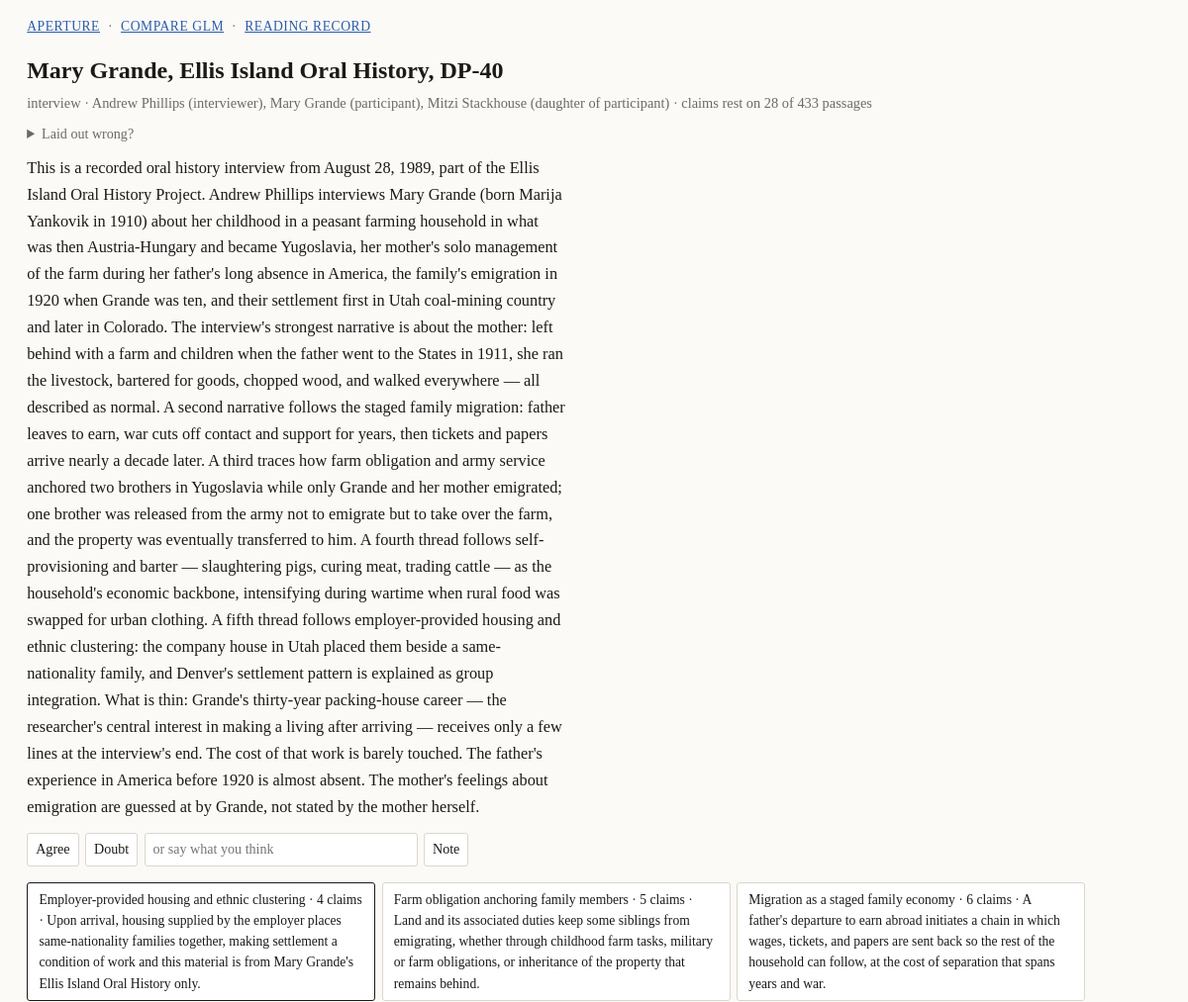
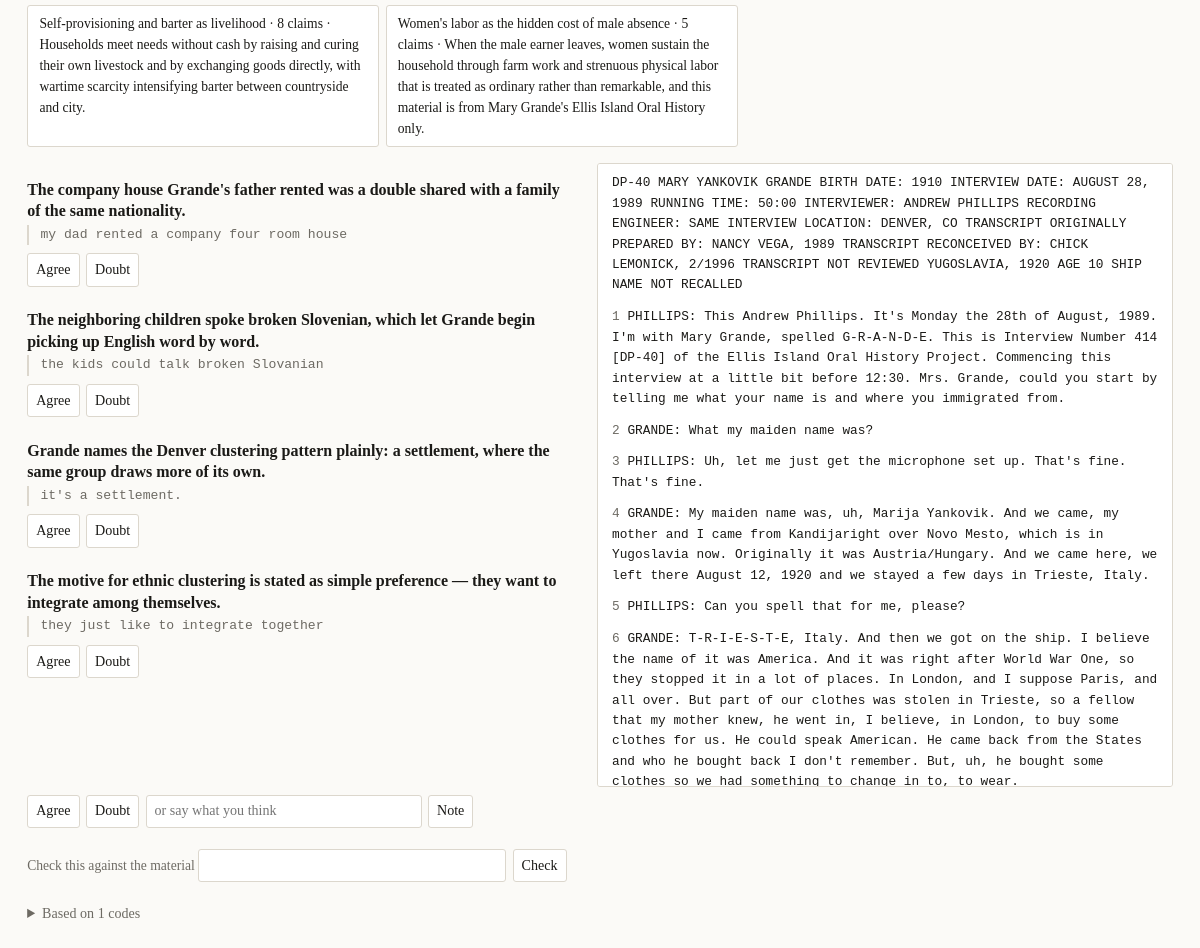
Page /p/p19076886a4/m/m69e0431111?thread=ta26961fbb9 on the committed database (2 pictures, top to bottom).
### tables this page shows
CREATE TABLE project (
    id TEXT PRIMARY KEY, name TEXT NOT NULL, focus TEXT DEFAULT '',
    brief TEXT DEFAULT '', created_at TEXT NOT NULL);

CREATE TABLE material (
    id TEXT PRIMARY KEY, project_id TEXT NOT NULL, name TEXT NOT NULL, text TEXT NOT NULL,
    kind TEXT DEFAULT '', display TEXT DEFAULT 'plain', title TEXT DEFAULT '',
    state TEXT NOT NULL DEFAULT 'added', created_at TEXT NOT NULL);

CREATE TABLE person (
    material_id TEXT NOT NULL, name TEXT NOT NULL, aliases TEXT DEFAULT '',
    role TEXT DEFAULT '', PRIMARY KEY (material_id, name));

CREATE TABLE summary (
    id TEXT PRIMARY KEY, scope TEXT NOT NULL, ref_id TEXT NOT NULL, stage TEXT NOT NULL,
    text TEXT NOT NULL, run_id TEXT, status TEXT NOT NULL DEFAULT 'live');

CREATE TABLE theme (
    id TEXT PRIMARY KEY, project_id TEXT NOT NULL, name TEXT NOT NULL, gist TEXT DEFAULT '',
    status TEXT NOT NULL DEFAULT 'live', merged_into TEXT);

CREATE TABLE moment (
    id TEXT PRIMARY KEY, material_id TEXT NOT NULL, theme_id TEXT NOT NULL, sid TEXT NOT NULL,
    position INTEGER NOT NULL, claim TEXT NOT NULL, anchor TEXT NOT NULL,
    run_id TEXT, status TEXT NOT NULL DEFAULT 'live');

CREATE TABLE sentence (
    material_id TEXT NOT NULL, idx INTEGER NOT NULL, sid TEXT NOT NULL,
    turn_idx INTEGER, speaker TEXT DEFAULT '', text TEXT NOT NULL,
    PRIMARY KEY (material_id, sid));

### app/pages.py (the view)
@router.get("/p/{pid}/m/{mid}", response_class=HTMLResponse)
def material(pid: str, mid: str, thread: str | None = None) -> str:
    return _render("material.html", context.material_page(connection(), pid, mid, thread))

### app/templates/material.html (shortened to what this page needs)
{% extends "base.html" %}
{% block main %}
<h1 class="material">{{ (material.title or material.name) | txt }}</h1>
<p class="meta">
  {{ material.kind or 'material' }}
  {% if people %}·
    {% for p in people %}<span class="material">{{ p.name | txt }}</span>{% if p.role %} <span class="dim">({{ p.role }})</span>{% endif %}{% if not loop.last %}, {% endif %}{% endfor %}
  {% endif %}
  · {{ derivation }}
</p>
<details class="reframe">
  <summary>Laid out wrong?</summary>
</details>
{% if summary %}
<div class="summary">{{ summary_html }}</div>
<form method="post" action="/p/{{ project.id }}/react" class="row">
  <button name="kind" value="agree">Agree</button>
  <button name="kind" value="doubt">Doubt</button>
  <input name="text" size="30" placeholder="or say what you think">
  <button name="kind" value="note">Note</button>
</form>
{% endif %}
{% if cards %}
<nav class="stack">
{% for c in cards %}
  <a class="gist card{% if selected and c.id == selected.id %} on{% endif %}"
     href="/p/{{ project.id }}/m/{{ material.id }}?thread={{ c.id }}">{{ c.name | txt }}
     · {{ c.moments | length }} claims · {{ c.gist | txt }}</a>
{% endfor %}
</nav>
{% else %}
<p class="dim">Nothing read here yet.</p>
{% endif %}
{% if selected %}
<div class="cols">
  <section class="side">
    <ol class="claims">
    {% for x in selected.moments %}
      <li>
        <p class="claim">{{ x.claim | txt }}</p>
        <blockquote class="quote"><a href="#{{ x.sid }}">{{ x.anchor | txt }}</a></blockquote>
        <form method="post" action="/p/{{ project.id }}/react" class="row">
          <button name="kind" value="agree">Agree</button>
          <button name="kind" value="doubt">Doubt</button>
        </form>
      </li>
    {% endfor %}
    </ol>
  </section>
  <section class="side text">
  {% for b in blocks %}
    <pre class="material">{% if b.n %}<b>{{ b.n }}</b> {% endif %}{{ b.html }}</pre>
  {% endfor %}
  </section>
</div>
<form method="post" action="/p/{{ project.id }}/react" class="row">
  <button name="kind" value="agree">Agree</button>
  <button name="kind" value="doubt">Doubt</button>
  <input name="text" size="30" placeholder="or say what you think">
  <button name="kind" value="note">Note</button>
</form>
<form method="post" action="/p/{{ project.id }}/check" class="row">
  <label>Check this against the material <input name="question" size="34"></label>
  <button>Check</button>
</form>
<details>
  <summary>Based on {{ selected.codes | length }} codes</summary>
</details>
{% endif %}
{% endblock %}

### app/templates/base.html (shortened to what this page needs)
<!doctype html>
<html lang="en">
<link rel="stylesheet" href="/static/aperture.css">
<body>
<header class="top">
  <a href="/">{{ app_name }}</a>
  {% if project %}
  · <a href="/p/{{ project.id }}">{{ project.name | txt }}</a>
  · <a href="/p/{{ project.id }}/export.md">Reading record</a>
  {% endif %}
</header>
<main>
{% block main %}{% endblock %}
</main>
</body>
</html>

### app/static/aperture.css (style rules this page uses)
:root { color-scheme: light dark; --bg: #fbfaf7; --ink: #1b1a17; --dim: #6d6a63; --line: #dcd7cd; --card: #ffffff; --mark: #f6e6a8; --tint: #cfe6fb; --link: #2a5cab; }
* { box-sizing: border-box }
body { margin: 0; background: var(--bg); color: var(--ink); font: 16px/1.55 Charter, Georgia, "Iowan Old Style", serif; }
main, .top, .run { max-width: 74rem; margin: 0 auto; padding: 0 1.2rem }
.top { display: flex; gap: .5rem; align-items: baseline; padding-top: 1rem; color: var(--dim); font-size: .85rem; letter-spacing: .04em; text-transform: uppercase }
main { padding-bottom: 5rem }
a { color: var(--link) }
h1 { font-size: 1.5rem; margin: 1rem 0 .2rem }
.dim { color: var(--dim) }
.meta { color: var(--dim); font-size: .9rem; margin: .2rem 0 .6rem }
ul, ol { padding-left: 1.2rem }
.mats, .claims, .stack { list-style: none; padding: 0 }
.summary { max-width: 42rem }
.gist { font-weight: normal }
.claim { margin: 0 0 .2rem; font-weight: 600; line-height: 1.35 }
.claims > li { margin: 0 0 1.4rem }
.quote { margin: 0 0 .3rem; padding-left: .7rem; border-left: 2px solid var(--line) }
.quote, .quote a { font-family: ui-monospace, "SF Mono", Menlo, Consolas, monospace; font-size: .82rem; color: var(--dim); text-decoration: none }
.text { background: var(--card); border: 1px solid var(--line); border-radius: 3px; padding: .6rem .9rem; max-height: 78vh; overflow-y: auto }
pre.material { font-family: ui-monospace, "SF Mono", Menlo, Consolas, monospace; font-size: .8rem; line-height: 1.6; white-space: pre-wrap; margin: 0 0 .7rem }
pre.material b { color: var(--dim); font-weight: normal }
.stack { display: flex; flex-wrap: wrap; gap: .4rem; margin: 0 0 1rem }
.card { display: block; padding: .4rem .7rem; border: 1px solid var(--line); border-radius: 3px; background: var(--card); color: inherit; text-decoration: none; font-size: .85rem; max-width: 22rem }
.card.on { border-color: var(--ink) }
.cols { display: flex; gap: 1.5rem; align-items: flex-start }
.side { flex: 1 1 0; min-width: 0 }
form { margin: .5rem 0 1rem }
form.row { display: flex; flex-wrap: wrap; gap: .4rem; align-items: center }
label { display: block; margin: .3rem 0; color: var(--dim); font-size: .85rem }
input, textarea, button { font: inherit; font-size: .88rem; color: inherit; background: var(--card); border: 1px solid var(--line); border-radius: 3px; padding: .3rem .5rem }
button { cursor: pointer }
details { margin: .6rem 0; font-size: .88rem }
summary { cursor: pointer; color: var(--dim) }
.summary { max-width: 34rem; font-size: 1.02rem; line-height: 1.65; }
.summary p { margin: 0 0 .8em; }

### rows in the picture
project: name|txt "COMPARE GLM"
material: title "Mary Grande, Ellis Island Oral History, DP-40", kind "interview"
person: name|txt "Andrew Phillips", role "interviewer"
person: name|txt "Mary Grande", role "participant"
person: name|txt "Mitzi Stackhouse", role "daughter of participant"
summary: text "This is a recorded oral history interview from August 28, 1989, part of the Ellis Island Oral History Project. Andrew Phillips interviews Mary Grande (born Marija Yankovik in 1910) about her childhood in a peasant farming household in what was then Austria-Hungary and became Yugoslavia, her mother's solo management of the farm during her father's long absence in America, the family's emigration in 1920 when Grande was ten, and their settlement first in Utah coal-mining country and later in Colorado. The interview's strongest narrative is about the mother: left behind with a farm and children when the father went to the States in 1911, she ran the livestock, bartered for goods, chopped wood,…"
theme: name|txt "Employer-provided housing and ethnic clustering", moments|length "4", gist|txt "Upon arrival, housing supplied by the employer places same-nationality families together, making settlement a condition of work and this material is from Mary Grande's Ellis Island Oral History only."
theme: name|txt "Farm obligation anchoring family members", moments|length "5", gist|txt "Land and its associated duties keep some siblings from emigrating, whether through childhood farm tasks, military or farm obligations, or inheritance of the property that remains behind."
theme: name|txt "Migration as a staged family economy", moments|length "6", gist|txt "A father's departure to earn abroad initiates a chain in which wages, tickets, and papers are sent back so the rest of the household can follow, at the cost of separation that spans years and war."
theme: name|txt "Self-provisioning and barter as livelihood", moments|length "8", gist|txt "Households meet needs without cash by raising and curing their own livestock and by exchanging goods directly, with wartime scarcity intensifying barter between countryside and city."
theme: name|txt "Women's labor as the hidden cost of male absence", moments|length "5", gist|txt "When the male earner leaves, women sustain the household through farm work and strenuous physical labor that is treated as ordinary rather than remarkable, and this material is from Mary Grande's Ellis Island Oral History only."
moment: claim|txt "The company house Grande's father rented was a double shared with a family of the same nationality.", anchor|txt "my dad rented a company four room house"
moment: claim|txt "The neighboring children spoke broken Slovenian, which let Grande begin picking up English word by word.", anchor|txt "the kids could talk broken Slovanian"
moment: claim|txt "Grande names the Denver clustering pattern plainly: a settlement, where the same group draws more of its own.", anchor|txt "it's a settlement."
moment: claim|txt "The motive for ethnic clustering is stated as simple preference — they want to integrate among themselves.", anchor|txt "they just like to integrate together"
sentence: n "2", html "GRANDE: What my maiden name was?"
sentence: n "5", html "PHILLIPS: Can you spell that for me, please?"

### other values in the picture
{{ app_name }} "APERTURE"
{{ derivation }} "claims rest on 28 of 433 passages"
{{ b.n }} "1" "3" "4" "6"
{{ b.html }} "PHILLIPS: Uh, let me just get the microphone set up. That's fine. That's fine."
{{ selected.codes | length }} "1"
